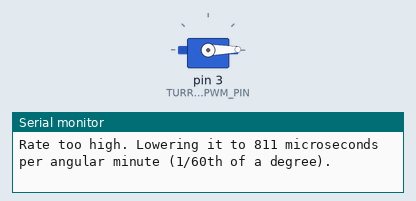
Bench run of a sketch on a simulated Arduino Uno, built with avr-gcc and run on an emulated ATmega328P. Shown: servo, the last lines printed to the serial monitor.

Above: at 1.3 s.
At 19.3 s:
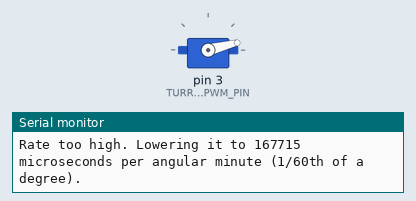
Timing chart, 0 to 20.8 s (numbered marks = the images above):
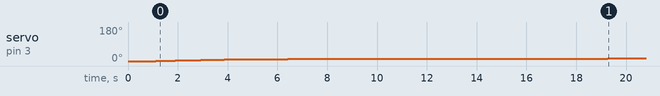

Measured:
- by itself, servo on pin 3 (TURRET_SERVO_PWM_PIN): moves from 0° to 14° over 18.1 s

The sketch:

servo_sweep_small_turret.ino
```cpp
#include <Servo.h>

#define PRINTVAR(x,y) Serial.print(x); Serial.print(y)  // terminate with ';'

#define TURRET_SERVO_PWM_PIN 3
#define ANGLE_MINUTES_MAX 60 * 180
#define ANGLE_MINUTES_MIN 60 * 0

int16_t minToDeg(int16_t minutes);

uint32_t microsPerAngularMinute = 6 * 1000000 / ( 60 * 180 );  // 180deg/6sec, ~555us/min
const int16_t SERVO_ANGLE_NEAR_APOGEE = 10;  // slow down when this many deg from target
const uint32_t SERVO_ANGLE_APOGEE_PAUSE_TIME_MS = 3000;

Servo servo;

int16_t angle = minToDeg( (int16_t)(ANGLE_MINUTES_MIN) );
int16_t angleMinutes = (int16_t)( angle * 60 + 1 );
int16_t angleTarget = minToDeg( (int16_t)(ANGLE_MINUTES_MAX) );

int16_t dir = 1; // 1 increasing, -1 decreasing

uint32_t nextMinuteIncrementTimeMicros;

void setup() {
  Serial.begin(9600);

  servo.attach(TURRET_SERVO_PWM_PIN);
  servo.write(angle);

  delay(1000);
}

void loop() {
  servo.write(angle);

  nextMinuteIncrementTimeMicros = micros() + microsPerAngularMinute;
  if ( abs( angle - angleTarget ) < SERVO_ANGLE_NEAR_APOGEE )
    nextMinuteIncrementTimeMicros += 1*microsPerAngularMinute;  // 1/(1+1) speed

  int32_t diff;
  do {
    diff = micros() - nextMinuteIncrementTimeMicros; // take a nop
  } while( diff < 0 );

  if ( diff > 20 )
  {
    Serial.print("Rate too high. Lowering it to ");
    microsPerAngularMinute += microsPerAngularMinute / 10;
    Serial.print( microsPerAngularMinute );
    Serial.println(" microseconds per angular minute (1/60th of a degree).");
  }

  if ( angleMinutes <= ANGLE_MINUTES_MIN || angleMinutes >= ANGLE_MINUTES_MAX )
  {
    dir *= -1;
    delay(SERVO_ANGLE_APOGEE_PAUSE_TIME_MS);
  }

  angleMinutes += dir;

  angle = minToDeg( angleMinutes );

  if (angleMinutes > 0 && angleMinutes % (15 * 60) == 0)
  {
    PRINTVAR("angle=", angle);
    PRINTVAR(", angleMinutes=", angleMinutes);
    PRINTVAR(", dir=", dir);
    Serial.println();
  }
}

int16_t minToDeg(int16_t minutes)
{
  return (int16_t)(( minutes + 60 / 2 )/60);
}
```
